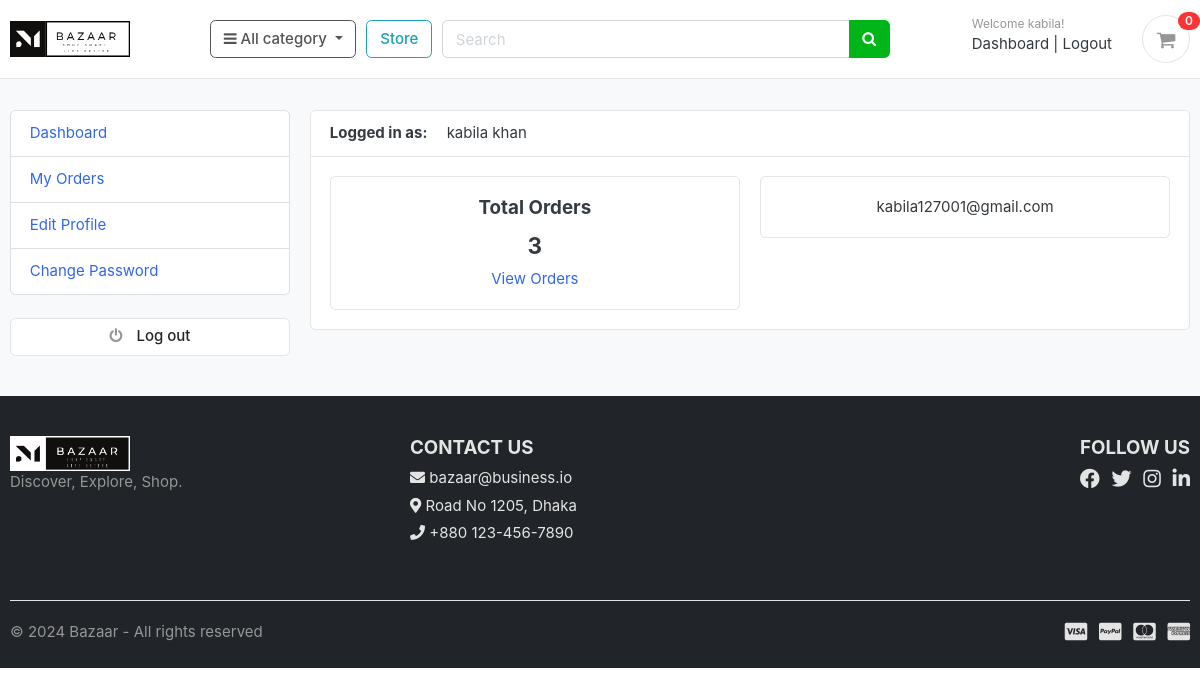
The page /accounts/dashboard/ (signed in) on the database its author committed.
### accounts/models.py (models this page shows, shortened)
class Account(AbstractBaseUser):
    first_name      = models.CharField(max_length=50)
    last_name       = models.CharField(max_length=50)
    username        = models.CharField(max_length=50, unique=True)
    email           = models.EmailField(max_length=100, unique=True)
    phone_number    = models.CharField(max_length=50)
    date_joined     = models.DateTimeField(auto_now_add=True)
    last_login      = models.DateTimeField(auto_now=True)
    is_admin        = models.BooleanField(default=False)
    is_staff        = models.BooleanField(default=False)
    is_active        = models.BooleanField(default=False)
    is_superadmin        = models.BooleanField(default=False)
    USERNAME_FIELD = 'email'
    REQUIRED_FIELDS = ['username', 'first_name', 'last_name']
    objects = MyAccountManager()
    def full_name(self):
        return f'{self.first_name} {self.last_name}'

### accounts/views.py (the view)
# urls.py: path('dashboard/', views.dashboard, name='dashboard'),
@login_required(login_url = 'login')
def dashboard(request):
    orders = Order.objects.order_by('-created_at').filter(user_id=request.user.id, is_ordered=True)
    orders_count = orders.count()
    try:
        userprofile = UserProfile.objects.get(user=request.user)
    except ObjectDoesNotExist:
        userprofile = UserProfile.objects.create(user=request.user)
    context = {
        'orders_count': orders_count,
        'userprofile': userprofile,
    }
    return render(request, 'accounts/dashboard.html', context)

### cart/context_processors.py (called while the page is built)
def counter(request):
    cart_count = 0
    if 'admin' in request.path:
        return {}
    else:
        try:
            cart = Cart.objects.filter(cart_id=_cart_id(request))
            if request.user.is_authenticated:
                cart_items = CartItem.objects.all().filter(user=request.user)
            else:
                cart_items = CartItem.objects.all().filter(cart=cart[:1])
            for cart_item in cart_items:
                cart_count += cart_item.quantity
        except Cart.DoesNotExist:
            cart_count = 0
    return dict(cart_count=cart_count)

### cart/views.py (called while the page is built)
def _cart_id(request):
    cart = request.session.session_key
    if not cart:
        cart = request.session.create()
    return cart

### category/context_processors.py (called while the page is built)
def menu_links(request):
    links = Category.objects.all()
    return dict(links=links)

### category/models.py (called while the page is built)
    def get_url(self):
        return reverse('products_by_category', args=[self.slug])

### accounts/templates/accounts/dashboard.html (shortened to what this page needs)
{% extends 'base.html' %}
{% block content %}
<section class="section-conten padding-y bg">
<div class="container">
	<div class="row">
	{% include 'accounts/dashboard_sidebar.html' %}
	<main class="col-md-9">
		<article class="card">
		<header class="card-header">
			<strong class="d-inline-block mr-3">Logged in as:</strong>
			<span>{{user.full_name}}</span>
		</header>
		<div class="card-body">
			<div class="row">
			<div class="col-md-6">
				<div class="card" style="text-align:center;">
					<div class="card-body">
						<h5 class="card-title">Total Orders</h5>
						<h4>{{orders_count}}</h4>
						<a href="{% url 'my_orders' %}">View Orders</a>
					</div>
				</div>
			</div>
			<div class="col-md-6">
				<div class="card" style="text-align:center;">
					<div class="card-body">
						<p class="mb-0">{{user.email}}</p>
					</div>
				</div>
			</div>
			</div>
		</div>
		</article>
	</main>
</div>
</div>
</section>
{% endblock %}

### templates/includes/navbar.html (shortened to what this page needs)
{% load static %}
<header class="section-header fixed-top pb-8" style="background-color: white;">
  <section class="header-main border-bottom">
    <div class="container">
      <div class="row align-items-center">
        <div class="col-lg-2 col-md-3 col-6">
          <a href="{% url 'home' %}" class="brand-wrap">
            <img src="{% static 'images/black.png' %}" alt="Bazaar Logo" style="width: 120px; height: auto;">
          </a>
        </div>
        <div class="col-lg col-sm col-md col-6 flex-grow-0">
          <div class="category-wrap dropdown d-inline-block float-right">
            <button type="button" class="btn btn-outline-secondary dropdown-toggle" data-toggle="dropdown">
              <i class="fa fa-bars"></i> All category
            </button>
          </div>
        </div>
        <a href="{% url 'store' %}" class="btn btn-outline-info">Store</a>
        <div class="col-lg col-md-6 col-sm-12 col">
          <form action="{% url 'search' %}" class="search" method="GET">
            <div class="input-group w-100">
              <input type="text" class="form-control" style="width: 60%" placeholder="Search" name="keyword" />
              <div class="input-group-append">
                <button class="btn btn-success text-white" type="submit">
                  <i class="fa fa-search"></i>
                </button>
              </div>
            </div>
          </form>
        </div>
        <div class="col-lg-3 col-sm-6 col-8 order-2 order-lg-3">
          <div class="d-flex justify-content-end mb-3 mb-lg-0">
            {% if user.id is None %}
            <div class="widget-header">
              <small class="title text-muted">Welcome guest!</small>
              <div>
                <a href="{% url 'login' %}">Login</a>
                <span class="dark-transp"> | </span>
                <a href="{% url 'register' %}"> Register</a>
              </div>
            </div>
            {% else %}
            <div class="widget-header">
              <small class="title text-muted">Welcome {{user.first_name}}!</small>
              <div>
                <a href="{% url 'dashboard' %}">Dashboard</a>
                <span class="dark-transp"> | </span>
                <a href="{% url 'logout' %}"> Logout</a>
              </div>
            </div>
            {% endif %}
            <a href="{% url 'cart' %}" class="widget-header pl-3 ml-3">
              <div class="icon icon-sm rounded-circle border">
                <i class="fa fa-shopping-cart"></i>
              </div>
              <span class="badge badge-pill badge-danger notify">{{cart_count}}</span>
            </a>
          </div>
        </div>
      </div>
    </div>
  </section>
</header>

### static/css/ui.css (style rules this page uses)
html { font-family: "Inter", sans-serif; font-size: 15px; }
.icon-xs, .icon-sm, .icon-md, .icon-lg { display: inline-block; text-align: center; flex-shrink: 0; flex-grow: 0; }
.icon-sm { width: 48px; height: 48px; line-height: 48px !important; font-size: 20px; }
.padding-y { padding-top: 40px; padding-bottom: 40px; }
article:after, .form-group:after { display: block; clear: both; content: ""; }
.bg { background-color: #f8f9fa; }
.header-main { position: relative; padding-top: 1rem; padding-bottom: 1rem; }
.widget-header { display: inline-block; vertical-align: middle; position: relative; }
.widget-header a { color: #343a40; }
.widget-header i { color: #969696; }
.widget-header .title { display: block; }
.widget-header .notify { position: absolute; top: -3px; right: -10px; }
.notify { position: absolute; top: -4px; right: -10px; display: inline-block; padding: 0.25em 0.6em; font-size: 12px; line-height: 1; text-align: center; border-radius: 3rem; color: #fff; background-color: #fa3434; }

### templates/base.html (style rules this page uses)
body { padding-top: 70px; }
.fixed-top { z-index: 1030; }

### rows shown on the page
Account: first_name "kabila", full_name "kabila khan", email "kabila127001@gmail.com"

### other values the page prints
{{ cart_count }} "0"
{{ orders_count }} "3"
